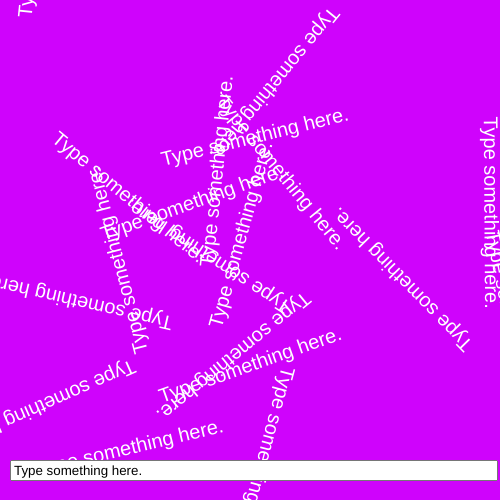
Frame 1 (no input)
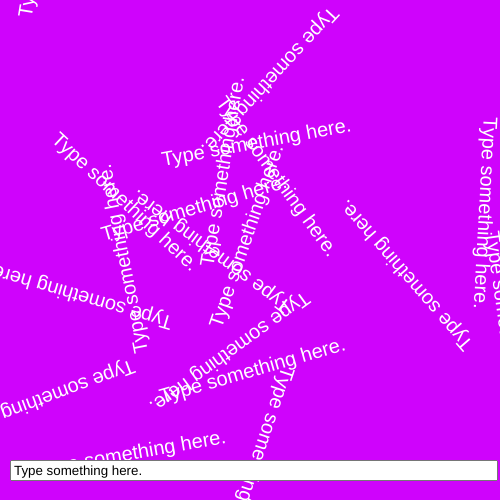
Frame 60 (no input)
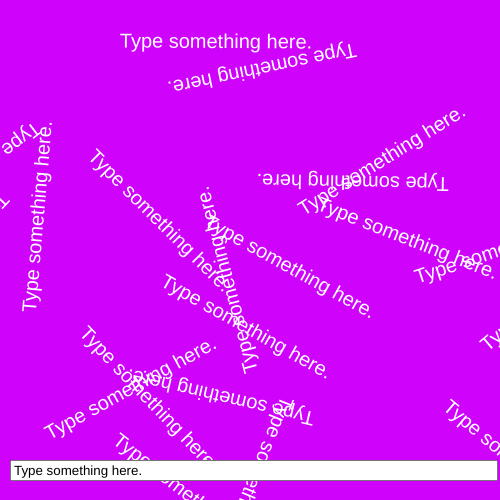
Frame 120 (the mouse pressed at the canvas centre since frame 60)

The p5.js sketch that drew these frames (run headless with seeded random() and noise() and a simulated clock; from frame 60 on, the mouse is pressed at the canvas centre):

// p5.js sketch
// ── sketch.js
//This example demonstrates how to add a text input field and read the input value.
//It also demonstrates how to use mousePressed event and randomSeed to randomise values when mouse is clicked

var input, seed;
var angle = 0;

function setup(){
    createCanvas(500,500);
    textSize(20);
    fill(255);
    //create input
    input = createInput("Type something here.");
    input.position(10,height-40);
    //resize the input
    input.size(width-20);
    input.attribute('maxlength', '15'); //set maximum length for input field
    //calculate random value for the random seed
    seed = random(100);
}
function draw(){
    //set randomSeed to avoid flickering values
    randomSeed(seed);
    background(207, 3, 252);
    //read input value
    var val = input.value();
    //draw 20 text boxes with random positions and rotations
    for(var i=0; i<20; i++){
        push();
            translate(random(width),random(height));
            rotate(random(TWO_PI)+angle);
            text(val,0,0);
        pop();
    }
    //increase rotation
    angle+=0.001;
}
//get a new random seed value when mouse is clicked
function mousePressed(){
    seed = random(100);
}
